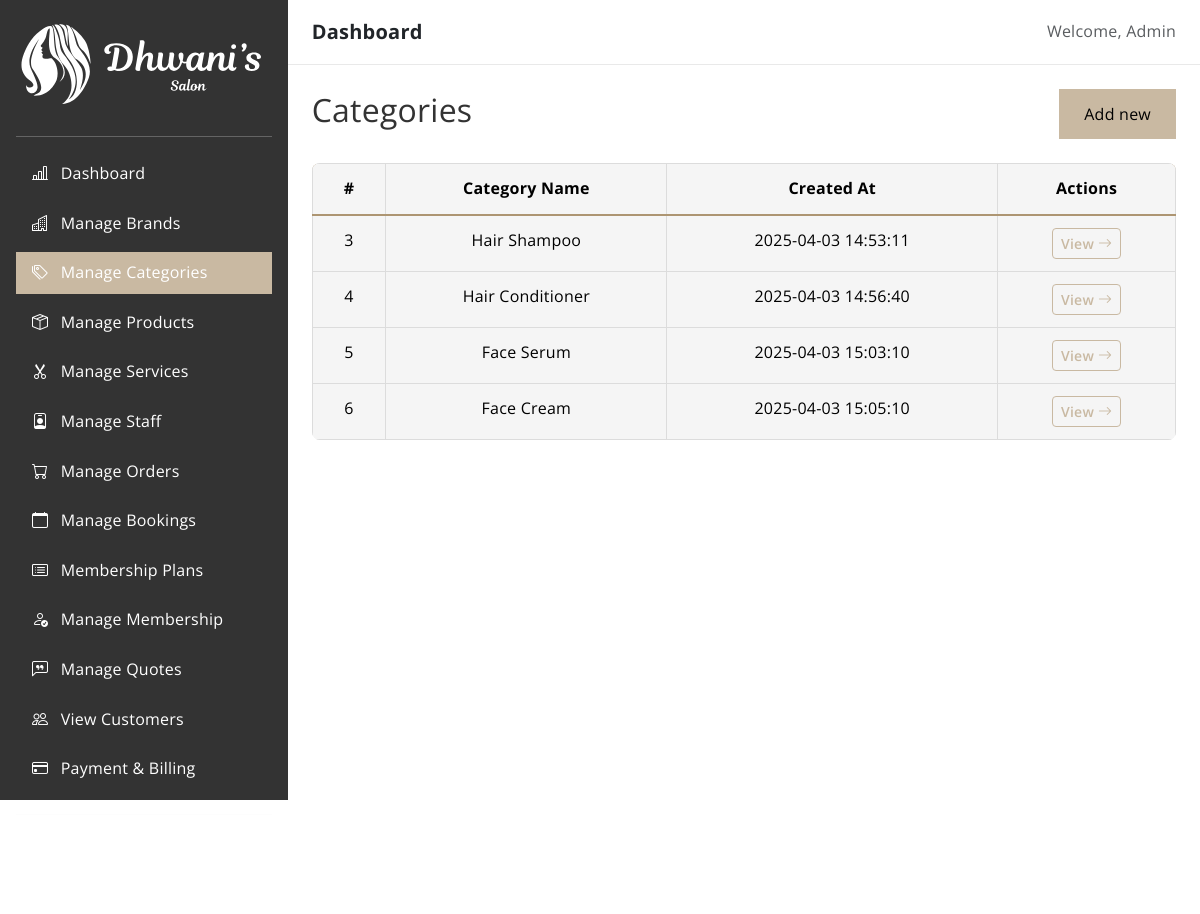
Screenshot of /admin/categories/index.php with the database file from the repository.
### tables this page shows
CREATE TABLE `categories` (
  `id` int(11) NOT NULL,
  `name` varchar(100) NOT NULL,
  `created_at` timestamp NOT NULL DEFAULT current_timestamp()
);

### database/database.php (called while the page is built)
<?php
require(__DIR__ . '/Connection.php');
$servername = 'localhost';
$port = 3306;
$db_name = 'salon';
$username = 'root';
$password = '';
$connection = new Connection($servername, $port, $db_name, $username, $password);

### database/Connection.php (called while the page is built, shortened)
<?php
class Connection
{
    private $pdo;
    public function __construct($server_name, $port, $db_name, $username, $password)
    {
        try {
            $this->pdo = new PDO("mysql:host={$server_name};port={$port};dbname={$db_name}", $username, $password);
            $this->pdo->setAttribute(PDO::ATTR_ERRMODE, PDO::ERRMODE_EXCEPTION);
            $this->pdo->setAttribute(PDO::ATTR_DEFAULT_FETCH_MODE, PDO::FETCH_ASSOC);
        } catch (PDOException $e) {
            echo $e->getMessage();
            die();
        }
    }
    public function findAll($table_name)
    {
        $sql = "SELECT * FROM {$table_name}";
        $statement = $this->pdo->prepare($sql);
        $statement->execute();
        $result = $statement->fetchAll();
        return $result;
    }
}

### public/admin/categories/index.php (the view, shortened to what this page needs)
<?php
include DB_ROOT . 'database.php';
$categories = $connection->findAll("categories");
?>
<?php include_once '../../../includes/header.php'; ?>
<div class="d-flex">
    <?php
    include_once '../../../includes/admin-sidebar.php';
    ?>
    <div class="container-fluid px-4 py-4">
        <div class="row mb-4">
            <div class="col-12 d-flex justify-content-between align-items-center">
                <h2 class="section-title">Categories</h2>
                <a href="new" id="print-btn" class="btn btn-primary"><i class="fa-solid fa-plus"></i> Add new</a>
            </div>
        </div>
        <div class="row">
            <div class="col-12">
                <div class="table-responsive" id="printable">
                    <table class="table table-bordered table-hover">
                        <thead>
                            <tr class="text-center">
                                <th>#</th>
                                <th>Category Name</th>
                                <th>Created At</th>
                                <th>Actions</th>
                            </tr>
                        </thead>
                        <tbody>
                            <?php if (count($categories) > 0): ?>
                                <?php foreach ($categories as $category): ?>
                                    <tr class="text-center">
                                        <td><?= $category['id']; ?></td>
                                        <td><?= htmlspecialchars($category['name']); ?></td>
                                        <td><?= htmlspecialchars($category['created_at']); ?></td>
                                        <td>
                                            <a href="view?id=<?= $category['id']; ?>" class="fw-semibold btn btn-sm btn-outline-primary">
                                                View <i class="bi bi-arrow-right"></i>
                                            </a>
                                        </td>
                                    </tr>
                                <?php endforeach; ?>
                            <?php else: ?>
                                <tr>
                                    <td colspan="4" class="text-center">No categories found</td>
                                </tr>
                            <?php endif; ?>
                        </tbody>
                    </table>
                </div>
            </div>
        </div>
    </div>
    <?php include_once '../../../includes/admin_footer.php'; ?>

### public/assets/css/style.css (style rules this page uses)
body { display: flex; flex-direction: column; min-height: 100vh; }

### includes/admin-sidebar.php (style rules this page uses)
body { height: 100vh; overflow: hidden; }

### rows the page displays
categories: id "3", name "Hair Shampoo", created_at "2025-04-03 14:53:11"
categories: id "4", name "Hair Conditioner", created_at "2025-04-03 14:56:40"
categories: id "5", name "Face Serum", created_at "2025-04-03 15:03:10"
categories: id "6", name "Face Cream", created_at "2025-04-03 15:05:10"
